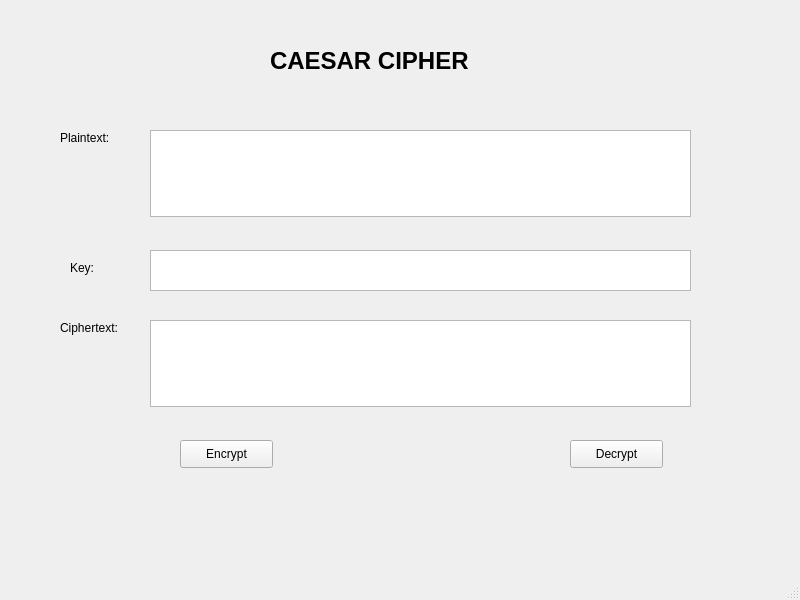
<?xml version="1.0" encoding="UTF-8"?>
<ui version="4.0">
 <class>MainWindow</class>
 <widget class="QMainWindow" name="MainWindow">
  <property name="geometry">
   <rect>
    <x>0</x>
    <y>0</y>
    <width>800</width>
    <height>600</height>
   </rect>
  </property>
  <property name="windowTitle">
   <string>MainWindow</string>
  </property>
  <widget class="QWidget" name="centralwidget">
   <widget class="QLabel" name="label">
    <property name="geometry">
     <rect>
      <x>270</x>
      <y>40</y>
      <width>251</width>
      <height>41</height>
     </rect>
    </property>
    <property name="font">
     <font>
      <pointsize>18</pointsize>
      <weight>75</weight>
      <bold>true</bold>
     </font>
    </property>
    <property name="text">
     <string>CAESAR CIPHER</string>
    </property>
   </widget>
   <widget class="QLabel" name="label_2">
    <property name="geometry">
     <rect>
      <x>60</x>
      <y>130</y>
      <width>55</width>
      <height>16</height>
     </rect>
    </property>
    <property name="text">
     <string>Plaintext:</string>
    </property>
   </widget>
   <widget class="QLabel" name="label_3">
    <property name="geometry">
     <rect>
      <x>60</x>
      <y>320</y>
      <width>71</width>
      <height>16</height>
     </rect>
    </property>
    <property name="text">
     <string>Ciphertext:</string>
    </property>
   </widget>
   <widget class="QLabel" name="label_4">
    <property name="geometry">
     <rect>
      <x>70</x>
      <y>260</y>
      <width>31</width>
      <height>16</height>
     </rect>
    </property>
    <property name="text">
     <string>Key:</string>
    </property>
   </widget>
   <widget class="QTextEdit" name="txt_Plaintext">
    <property name="geometry">
     <rect>
      <x>150</x>
      <y>130</y>
      <width>541</width>
      <height>87</height>
     </rect>
    </property>
   </widget>
   <widget class="QTextEdit" name="txt_Ciphertext">
    <property name="geometry">
     <rect>
      <x>150</x>
      <y>320</y>
      <width>541</width>
      <height>87</height>
     </rect>
    </property>
   </widget>
   <widget class="QTextEdit" name="txt_Key">
    <property name="geometry">
     <rect>
      <x>150</x>
      <y>250</y>
      <width>541</width>
      <height>41</height>
     </rect>
    </property>
   </widget>
   <widget class="QPushButton" name="btn_Encrypt">
    <property name="geometry">
     <rect>
      <x>180</x>
      <y>440</y>
      <width>93</width>
      <height>28</height>
     </rect>
    </property>
    <property name="text">
     <string>Encrypt</string>
    </property>
   </widget>
   <widget class="QPushButton" name="btn_Decrypt">
    <property name="geometry">
     <rect>
      <x>570</x>
      <y>440</y>
      <width>93</width>
      <height>28</height>
     </rect>
    </property>
    <property name="text">
     <string>Decrypt</string>
    </property>
   </widget>
  </widget>
  <widget class="QMenuBar" name="menubar">
   <property name="geometry">
    <rect>
     <x>0</x>
     <y>0</y>
     <width>800</width>
     <height>26</height>
    </rect>
   </property>
  </widget>
  <widget class="QStatusBar" name="statusbar"/>
 </widget>
 <resources/>
 <connections/>
</ui>
